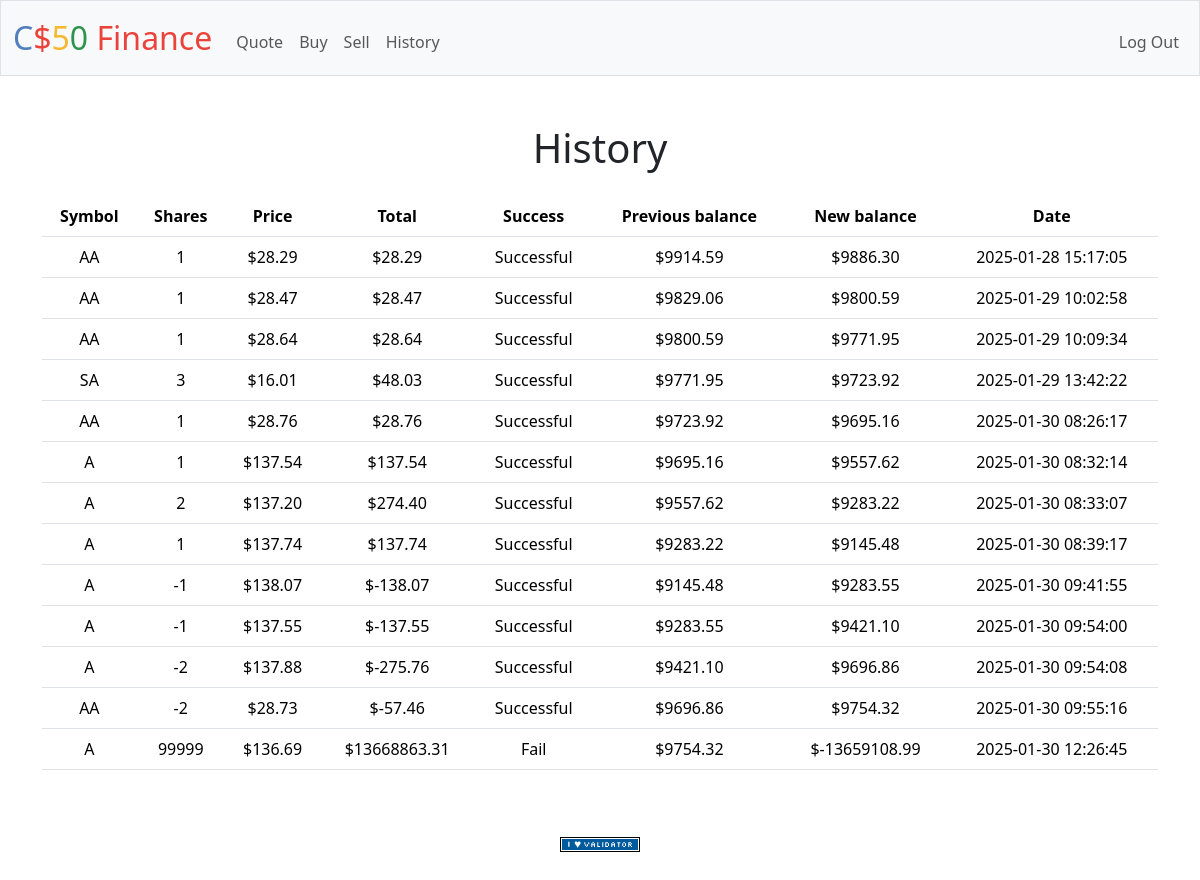
The app's page /history (signed in) with its own data.
### tables this page shows
CREATE TABLE transactions (

    transaction_id INTEGER PRIMARY KEY AUTOINCREMENT NOT NULL,

    user_id INTEGER NOT NULL,

    symbol TEXT NOT NULL,                   

    shares INTEGER NOT NULL,                 

    price NUMERIC NOT NULL,              

    previous_balance NUMERIC NOT NULL,

    new_balance NUMERIC NOT NULL,

    is_successful BOOLEAN NOT NULL,

    transaction_date DATETIME DEFAULT CURRENT_TIMESTAMP, 

    FOREIGN KEY (user_id) REFERENCES users(id)

);

### app.py (the view)
@app.route("/history")
@login_required
def history():
    transactions = db.execute(
        "SELECT * FROM transactions WHERE user_id = ? ORDER BY transaction_date", session["user_id"])
    return render_template("history.html", transactions=transactions)

### app.py (called while the page is built)
@app.after_request
def after_request(response):
    response.headers["Cache-Control"] = "no-cache, no-store, must-revalidate"
    response.headers["Expires"] = 0
    response.headers["Pragma"] = "no-cache"
    return response

### helpers.py (called while the page is built)
def login_required(f):
    @wraps(f)
    def decorated_function(*args, **kwargs):
        if session.get("user_id") is None:
            return redirect("/login")
        return f(*args, **kwargs)
    return decorated_function

### templates/history.html (shortened to what this page needs)
{% extends "layout.html" %}
{% block main %}
    <h1 class="text-center mb-4">History</h1>
    {% if transactions %}
        <table class="table">
            <thead>
                <tr>
                    <th>Symbol</th>
                    <th>Shares</th>
                    <th>Price</th>
                    <th>Total</th>
                    <th>Success</th>
                    <th>Previous balance</th>
                    <th>New balance</th>
                    <th>Date</th>
                </tr>
            </thead>
            <tbody>
                {% for transaction in transactions %}
                <tr>
                    <td>{{ transaction.symbol }}</td>
                    <td>{{ transaction.shares }}</td>
                    <td>${{ "%.2f"|format(transaction.price) }}</td>
                    <td>${{ "%.2f"|format(transaction.price * transaction.shares) }}</td>
                    {% if transaction.is_successful %}
                        <td>Successful</td>
                    {% else %}
                        <td>Fail</td>
                    {% endif %}
                    <td>${{ "%.2f"|format(transaction.previous_balance) }}</td>
                    <td>${{ "%.2f"|format(transaction.new_balance) }}</td>
                    <td>{{ transaction.transaction_date }}</td>
                </tr>
                {% endfor %}
            </tbody>
        </table>
    {% else %}
        <p class="text-center">You haven't made a transaction yet.</p>
    {% endif %}
{% endblock %}

### templates/layout.html (shortened to what this page needs)
<!DOCTYPE html>
<html lang="en">
    <head>
        <link href="https://cdn.jsdelivr.net/npm/bootstrap@5.3.3/dist/css/bootstrap.min.css" rel="stylesheet">
        <link href="/static/styles.css" rel="stylesheet">
    </head>
    <body>
        <nav class="bg-light border navbar navbar-expand-md navbar-light">
            <div class="container-fluid">
                <a class="navbar-brand" href="/"><span class="blue">C</span><span class="red">$</span><span class="yellow">5</span><span class="green">0</span> <span class="red">Finance</span></a>
                <div class="collapse navbar-collapse" id="navbar">
                    {% if session["user_id"] %}
                        <ul class="navbar-nav me-auto mt-2">
                            <li class="nav-item"><a class="nav-link" href="/quote">Quote</a></li>
                            <li class="nav-item"><a class="nav-link" href="/buy">Buy</a></li>
                            <li class="nav-item"><a class="nav-link" href="/sell">Sell</a></li>
                            <li class="nav-item"><a class="nav-link" href="/history">History</a></li>
                        </ul>
                        <ul class="navbar-nav ms-auto mt-2">
                            <li class="nav-item"><a class="nav-link" href="/logout">Log Out</a></li>
                        </ul>
                    {% else %}
                        <ul class="navbar-nav ms-auto mt-2">
                            <li class="nav-item"><a class="nav-link" href="/register">Register</a></li>
                            <li class="nav-item"><a class="nav-link" href="/login">Log In</a></li>
                        </ul>
                    {% endif %}
                </div>
            </div>
        </nav>
        <main class="container py-5 text-center">
            {% block main %}{% endblock %}
        </main>
        <footer class="mb-5">
            <form action="https://validator.w3.org/check" class="text-center" enctype="multipart/form-data" method="post" target="_blank">
                <input alt="Validate" src="/static/I_heart_validator.png" type="image">
            </form>
        </footer>
    </body>
</html>

### static/styles.css (style rules this page uses)
nav .navbar-brand { font-size: xx-large; }
nav .navbar-brand .blue { color: #537fbe; }
nav .navbar-brand .red { color: #ea433b; }
nav .navbar-brand .yellow { color: #f5b82e; }
nav .navbar-brand .green { color: #2e944b; }

### records on screen
transactions: price "28.29", transaction.price*transaction.shares "28.29", is_successful "Successful", previous_balance "9914.59", new_balance "9886.30"
transactions: price "28.47", transaction.price*transaction.shares "28.47", is_successful "Successful", previous_balance "9829.06", new_balance "9800.59"
transactions: price "28.64", transaction.price*transaction.shares "28.64", is_successful "Successful", previous_balance "9800.59", new_balance "9771.95"
transactions: price "16.01", transaction.price*transaction.shares "48.03", is_successful "Successful", previous_balance "9771.95", new_balance "9723.92"
transactions: price "28.76", transaction.price*transaction.shares "28.76", is_successful "Successful", previous_balance "9723.92", new_balance "9695.16"
transactions: price "137.54", transaction.price*transaction.shares "137.54", is_successful "Successful", previous_balance "9695.16", new_balance "9557.62"
transactions: price "137.20", transaction.price*transaction.shares "274.40", is_successful "Successful", previous_balance "9557.62", new_balance "9283.22"
transactions: price "137.74", transaction.price*transaction.shares "137.74", is_successful "Successful", previous_balance "9283.22", new_balance "9145.48"
transactions: price "138.07", transaction.price*transaction.shares "-138.07", is_successful "Successful", previous_balance "9145.48", new_balance "9283.55"
transactions: price "137.55", transaction.price*transaction.shares "-137.55", is_successful "Successful", previous_balance "9283.55", new_balance "9421.10"
transactions: price "137.88", transaction.price*transaction.shares "-275.76", is_successful "Successful", previous_balance "9421.10", new_balance "9696.86"
transactions: price "28.73", transaction.price*transaction.shares "-57.46", is_successful "Successful", previous_balance "9696.86", new_balance "9754.32"
transactions: price "136.69", transaction.price*transaction.shares "13668863.31", is_successful "Fail", previous_balance "9754.32", new_balance "-13659108.99"
